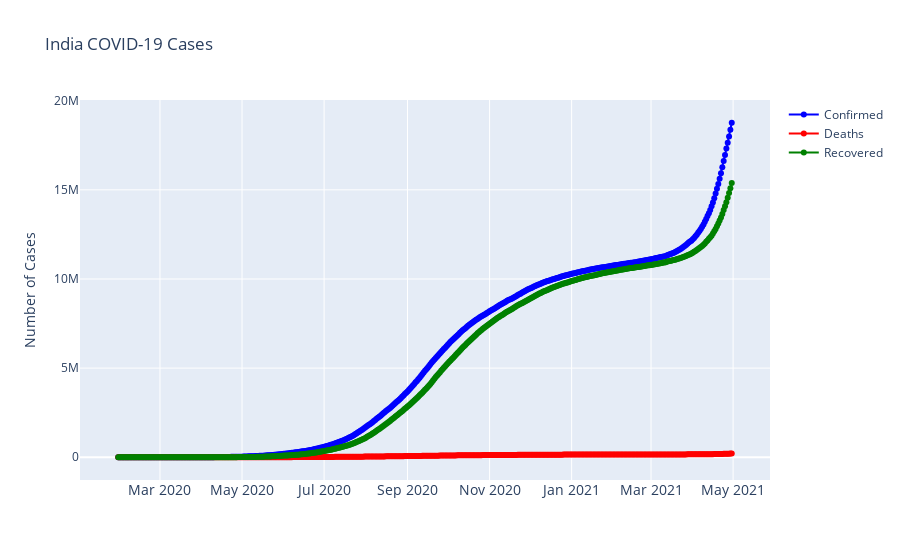

The notebook cell saved with this chart:
### Markdown cell above
## Let's Do in One graph to see te day-Wise Confirmed, Deaths and Cured cases

### Code cell
fig = go.Figure()
fig.add_trace(go.Scatter(x=df_confirmed_india['Date'], y=df_confirmed_india['Confirmed'], mode='lines+markers', name='Confirmed',line=dict(color='blue', width=2)))
fig.add_trace(go.Scatter(x=df_death_india['Date'], y=df_death_india['Deaths'], mode='lines+markers', name='Deaths', line=dict(color='Red', width=2)))
fig.add_trace(go.Scatter(x=df_cured_india['Date'], y=df_cured_india['Cured'], mode='lines+markers', name='Recovered', line=dict(color='Green', width=2)))
fig.update_layout(title='India COVID-19 Cases', xaxis_tickfont_size=14,yaxis=dict(title='Number of Cases'))
fig.show()

### Figure 1 — Plotly figure (JSON) as saved in the notebook; plotly's stock layout.template omitted (floating-point values rounded to 4 significant figures; data arrays with more than 128 entries replaced by an {"elided": "..."} marker saying what was removed)
{"data": [{"line": {"color": "blue", "width": 2}, "mode": "lines+markers", "name": "Confirmed", "type": "scatter", "x": {"elided": "457 str values"}, "y": {"elided": "457 int values"}}, {"line": {"color": "Red", "width": 2}, "mode": "lines+markers", "name": "Deaths", "type": "scatter", "x": {"elided": "457 str values"}, "y": {"elided": "457 int values"}}, {"line": {"color": "Green", "width": 2}, "mode": "lines+markers", "name": "Recovered", "type": "scatter", "x": {"elided": "457 str values"}, "y": {"elided": "457 int values"}}], "layout": {"title": {"text": "India COVID-19 Cases"}, "xaxis": {"tickfont": {"size": 14}}, "yaxis": {"title": {"text": "Number of Cases"}}}}
